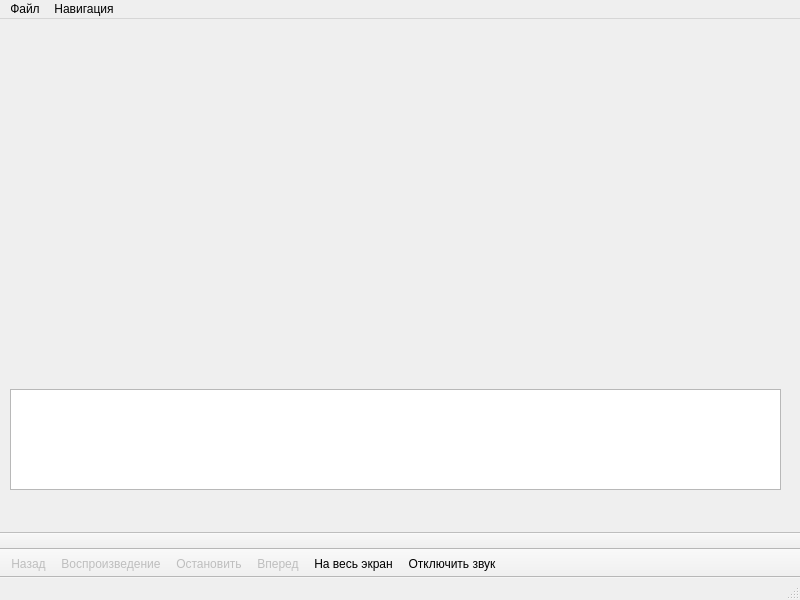
<?xml version="1.0" encoding="UTF-8"?>
<ui version="4.0">
 <class>MainWindow</class>
 <widget class="QMainWindow" name="MainWindow">
  <property name="geometry">
   <rect>
    <x>0</x>
    <y>0</y>
    <width>800</width>
    <height>600</height>
   </rect>
  </property>
  <property name="windowTitle">
   <string>MainWindow</string>
  </property>
  <widget class="QWidget" name="centralwidget">
   <widget class="QWidget" name="verticalLayoutWidget">
    <property name="geometry">
     <rect>
      <x>0</x>
      <y>0</y>
      <width>801</width>
      <height>351</height>
     </rect>
    </property>
    <layout class="QVBoxLayout" name="verticalLayout_2"/>
   </widget>
   <widget class="QTableWidget" name="tableWidget">
    <property name="geometry">
     <rect>
      <x>10</x>
      <y>370</y>
      <width>771</width>
      <height>101</height>
     </rect>
    </property>
   </widget>
  </widget>
  <widget class="QMenuBar" name="menubar">
   <property name="geometry">
    <rect>
     <x>0</x>
     <y>0</y>
     <width>800</width>
     <height>21</height>
    </rect>
   </property>
   <widget class="QMenu" name="menu">
    <property name="title">
     <string>Файл</string>
    </property>
    <addaction name="action_Open"/>
    <addaction name="separator"/>
    <addaction name="action_Quit"/>
   </widget>
   <widget class="QMenu" name="menu_2">
    <property name="title">
     <string>Навигация</string>
    </property>
    <addaction name="action_Play"/>
    <addaction name="action_Stop"/>
    <addaction name="action_Back"/>
    <addaction name="action_Forward"/>
    <addaction name="Rate_Fast"/>
    <addaction name="Rate_Slow"/>
    <addaction name="setFullScreen"/>
   </widget>
   <addaction name="menu"/>
   <addaction name="menu_2"/>
  </widget>
  <widget class="QStatusBar" name="statusbar"/>
  <widget class="QToolBar" name="toolBar">
   <property name="enabled">
    <bool>true</bool>
   </property>
   <property name="sizePolicy">
    <sizepolicy hsizetype="Preferred" vsizetype="Fixed">
     <horstretch>0</horstretch>
     <verstretch>0</verstretch>
    </sizepolicy>
   </property>
   <property name="windowTitle">
    <string>toolBar</string>
   </property>
   <property name="movable">
    <bool>false</bool>
   </property>
   <property name="allowedAreas">
    <set>Qt::AllToolBarAreas</set>
   </property>
   <property name="iconSize">
    <size>
     <width>96</width>
     <height>48</height>
    </size>
   </property>
   <property name="toolButtonStyle">
    <enum>Qt::ToolButtonIconOnly</enum>
   </property>
   <attribute name="toolBarArea">
    <enum>BottomToolBarArea</enum>
   </attribute>
   <attribute name="toolBarBreak">
    <bool>false</bool>
   </attribute>
   <addaction name="action_Back"/>
   <addaction name="action_Play"/>
   <addaction name="action_Stop"/>
   <addaction name="action_Forward"/>
   <addaction name="setFullScreen"/>
   <addaction name="action_Mute"/>
  </widget>
  <widget class="QToolBar" name="toolBar_2">
   <property name="windowTitle">
    <string>toolBar_2</string>
   </property>
   <property name="movable">
    <bool>false</bool>
   </property>
   <attribute name="toolBarArea">
    <enum>BottomToolBarArea</enum>
   </attribute>
   <attribute name="toolBarBreak">
    <bool>true</bool>
   </attribute>
  </widget>
  <action name="action_Open">
   <property name="enabled">
    <bool>true</bool>
   </property>
   <property name="text">
    <string>Открыть</string>
   </property>
   <property name="shortcut">
    <string>Ctrl+O</string>
   </property>
  </action>
  <action name="action_Quit">
   <property name="enabled">
    <bool>true</bool>
   </property>
   <property name="text">
    <string>Выход</string>
   </property>
   <property name="shortcut">
    <string>Ctrl+Q</string>
   </property>
  </action>
  <action name="action_Play">
   <property name="enabled">
    <bool>false</bool>
   </property>
   <property name="icon">
    <iconset resource="images.qrc">
     <normaloff>:/new/prefix1/png/002-play-button.png</normaloff>:/new/prefix1/png/002-play-button.png</iconset>
   </property>
   <property name="text">
    <string>Воспроизведение</string>
   </property>
   <property name="shortcut">
    <string>Ctrl+P</string>
   </property>
  </action>
  <action name="action_Stop">
   <property name="enabled">
    <bool>false</bool>
   </property>
   <property name="icon">
    <iconset resource="images.qrc">
     <normaloff>:/new/prefix1/png/001-pause.png</normaloff>:/new/prefix1/png/001-pause.png</iconset>
   </property>
   <property name="text">
    <string>Остановить</string>
   </property>
   <property name="shortcut">
    <string>Ctrl+K</string>
   </property>
  </action>
  <action name="action_Back">
   <property name="enabled">
    <bool>false</bool>
   </property>
   <property name="icon">
    <iconset resource="images.qrc">
     <normaloff>:/new/prefix1/png/004-rewind.png</normaloff>:/new/prefix1/png/004-rewind.png</iconset>
   </property>
   <property name="text">
    <string>Назад</string>
   </property>
   <property name="shortcut">
    <string>Ctrl+B</string>
   </property>
  </action>
  <action name="action_Forward">
   <property name="enabled">
    <bool>false</bool>
   </property>
   <property name="icon">
    <iconset resource="images.qrc">
     <normaloff>:/new/prefix1/png/003-fast-forward.png</normaloff>:/new/prefix1/png/003-fast-forward.png</iconset>
   </property>
   <property name="text">
    <string>Вперед</string>
   </property>
   <property name="shortcut">
    <string>Ctrl+F</string>
   </property>
  </action>
  <action name="action_Mute">
   <property name="checkable">
    <bool>true</bool>
   </property>
   <property name="icon">
    <iconset resource="images.qrc">
     <normaloff>:/new/prefix1/png/001-speaker.png</normaloff>:/new/prefix1/png/001-speaker.png</iconset>
   </property>
   <property name="text">
    <string>Отключить звук</string>
   </property>
  </action>
  <action name="Rate_Fast">
   <property name="text">
    <string>Быстрее</string>
   </property>
  </action>
  <action name="Rate_Slow">
   <property name="text">
    <string>Медленнее</string>
   </property>
  </action>
  <action name="setFullScreen">
   <property name="checkable">
    <bool>true</bool>
   </property>
   <property name="icon">
    <iconset resource="images.qrc">
     <normaloff>:/new/prefix1/png/001-fullscreen.png</normaloff>:/new/prefix1/png/001-fullscreen.png</iconset>
   </property>
   <property name="text">
    <string>На весь экран</string>
   </property>
  </action>
 </widget>
 <resources>
  <include location="images.qrc"/>
 </resources>
 <connections/>
</ui>
